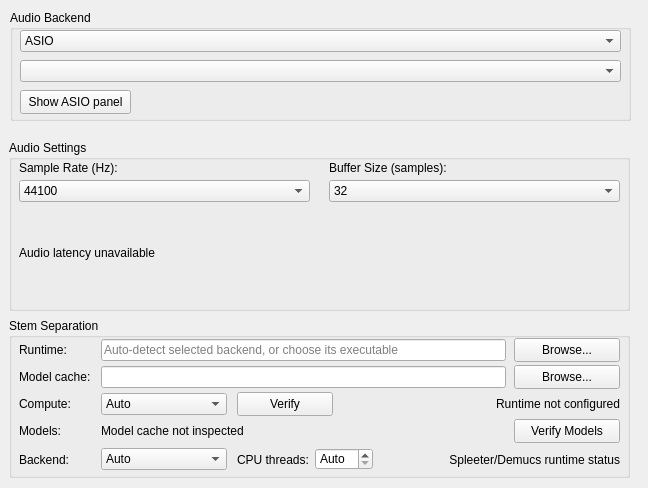
<?xml version="1.0" encoding="UTF-8"?>
<ui version="4.0">
 <class>AudioSettings</class>
 <widget class="QWidget" name="AudioSettings">
  <property name="geometry">
   <rect>
    <x>0</x>
    <y>0</y>
    <width>648</width>
    <height>488</height>
   </rect>
  </property>
  <property name="acceptDrops">
   <bool>true</bool>
  </property>
  <property name="windowTitle">
   <string>AudioSettings</string>
  </property>
  <widget class="QGroupBox" name="backendGroup">
   <property name="geometry">
    <rect>
     <x>10</x>
     <y>10</y>
     <width>621</width>
     <height>111</height>
    </rect>
   </property>
   <property name="title">
    <string>Audio Backend</string>
   </property>
   <widget class="QComboBox" name="deviceBackend">
    <property name="geometry">
     <rect>
      <x>10</x>
      <y>20</y>
      <width>601</width>
      <height>22</height>
     </rect>
    </property>
    <item>
     <property name="text">
      <string>ASIO</string>
     </property>
    </item>
    <item>
     <property name="text">
      <string>WASAPI</string>
     </property>
    </item>
   </widget>
   <widget class="QComboBox" name="device">
    <property name="geometry">
     <rect>
      <x>10</x>
      <y>50</y>
      <width>601</width>
      <height>22</height>
     </rect>
    </property>
   </widget>
   <widget class="QPushButton" name="showASIODevice">
    <property name="geometry">
     <rect>
      <x>10</x>
      <y>80</y>
      <width>111</width>
      <height>24</height>
     </rect>
    </property>
    <property name="text">
     <string>Show ASIO panel</string>
    </property>
   </widget>
  </widget>
  <widget class="QGroupBox" name="audioSettings">
   <property name="geometry">
    <rect>
     <x>9</x>
     <y>140</y>
     <width>621</width>
     <height>171</height>
    </rect>
   </property>
   <property name="title">
    <string>Audio Settings</string>
   </property>
   <widget class="QComboBox" name="sampleRate">
    <property name="geometry">
     <rect>
      <x>10</x>
      <y>40</y>
      <width>291</width>
      <height>22</height>
     </rect>
    </property>
    <item>
     <property name="text">
      <string>44100</string>
     </property>
    </item>
    <item>
     <property name="text">
      <string>48000</string>
     </property>
    </item>
    <item>
     <property name="text">
      <string>88200</string>
     </property>
    </item>
    <item>
     <property name="text">
      <string>96000</string>
     </property>
    </item>
    <item>
     <property name="text">
      <string>192000</string>
     </property>
    </item>
   </widget>
   <widget class="QLabel" name="sampleRateLabel">
    <property name="geometry">
     <rect>
      <x>10</x>
      <y>20</y>
      <width>101</width>
      <height>16</height>
     </rect>
    </property>
    <property name="text">
     <string>Sample Rate (Hz):</string>
    </property>
   </widget>
   <widget class="QComboBox" name="bufferSize">
    <property name="geometry">
     <rect><x>320</x><y>40</y><width>291</width><height>22</height></rect>
    </property>
    <item><property name="text"><string>32</string></property></item>
    <item><property name="text"><string>64</string></property></item>
    <item><property name="text"><string>128</string></property></item>
    <item><property name="text"><string>256</string></property></item>
    <item><property name="text"><string>512</string></property></item>
    <item><property name="text"><string>1024</string></property></item>
    <item><property name="text"><string>2048</string></property></item>
    <item><property name="text"><string>4096</string></property></item>
   </widget>
   <widget class="QLabel" name="bufferSizeLabel">
    <property name="geometry">
     <rect><x>320</x><y>20</y><width>151</width><height>16</height></rect>
    </property>
    <property name="text"><string>Buffer Size (samples):</string></property>
   </widget>
   <widget class="QLabel" name="latencyStatus">
    <property name="geometry">
     <rect><x>10</x><y>82</y><width>601</width><height>61</height></rect>
    </property>
    <property name="wordWrap"><bool>true</bool></property>
    <property name="text"><string>Audio latency unavailable</string></property>
   </widget>
  </widget>
  <widget class="QGroupBox" name="stemSeparationGroup">
   <property name="geometry">
     <rect><x>9</x><y>318</y><width>621</width><height>160</height></rect>
   </property>
    <property name="title"><string>Stem Separation</string></property>
   <widget class="QLabel" name="stemExecutableLabel">
    <property name="geometry"><rect><x>10</x><y>22</y><width>82</width><height>20</height></rect></property>
    <property name="text"><string>Runtime:</string></property>
   </widget>
   <widget class="QLineEdit" name="stemExecutable">
    <property name="geometry"><rect><x>92</x><y>21</y><width>405</width><height>22</height></rect></property>
     <property name="placeholderText"><string>Auto-detect selected backend, or choose its executable</string></property>
   </widget>
   <widget class="QPushButton" name="browseStemExecutable">
    <property name="geometry"><rect><x>505</x><y>20</y><width>106</width><height>24</height></rect></property>
    <property name="text"><string>Browse...</string></property>
   </widget>
   <widget class="QLabel" name="stemModelDirectoryLabel">
    <property name="geometry"><rect><x>10</x><y>49</y><width>82</width><height>20</height></rect></property>
    <property name="text"><string>Model cache:</string></property>
   </widget>
   <widget class="QLineEdit" name="stemModelDirectory">
    <property name="geometry"><rect><x>92</x><y>48</y><width>405</width><height>22</height></rect></property>
   </widget>
   <widget class="QPushButton" name="browseStemModelDirectory">
    <property name="geometry"><rect><x>505</x><y>47</y><width>106</width><height>24</height></rect></property>
    <property name="text"><string>Browse...</string></property>
   </widget>
   <widget class="QLabel" name="stemComputeLabel">
    <property name="geometry"><rect><x>10</x><y>76</y><width>82</width><height>20</height></rect></property>
    <property name="text"><string>Compute:</string></property>
   </widget>
   <widget class="QComboBox" name="stemCompute">
    <property name="geometry"><rect><x>92</x><y>75</y><width>126</width><height>22</height></rect></property>
    <item><property name="text"><string>Auto</string></property></item>
    <item><property name="text"><string>CPU</string></property></item>
    <item><property name="text"><string>GPU 0</string></property></item>
    <item><property name="text"><string>GPU 1</string></property></item>
   </widget>
   <widget class="QLabel" name="stemRuntimeStatus">
    <property name="geometry"><rect><x>334</x><y>75</y><width>277</width><height>22</height></rect></property>
    <property name="text"><string>Runtime not configured</string></property>
    <property name="alignment"><set>Qt::AlignmentFlag::AlignRight|Qt::AlignmentFlag::AlignVCenter</set></property>
   </widget>
   <widget class="QPushButton" name="verifyStemRuntime">
    <property name="geometry"><rect><x>228</x><y>74</y><width>96</width><height>24</height></rect></property>
    <property name="text"><string>Verify</string></property>
   </widget>
   <widget class="QLabel" name="stemModelStatusLabel">
    <property name="geometry"><rect><x>10</x><y>103</y><width>82</width><height>20</height></rect></property>
    <property name="text"><string>Models:</string></property>
   </widget>
   <widget class="QLabel" name="stemModelStatus">
    <property name="geometry"><rect><x>92</x><y>103</y><width>405</width><height>20</height></rect></property>
    <property name="text"><string>Model cache not inspected</string></property>
   </widget>
   <widget class="QPushButton" name="verifyStemModels">
    <property name="geometry"><rect><x>505</x><y>101</y><width>106</width><height>24</height></rect></property>
    <property name="text"><string>Verify Models</string></property>
   </widget>
   <widget class="QLabel" name="stemBackendLabel">
    <property name="geometry"><rect><x>10</x><y>132</y><width>82</width><height>20</height></rect></property>
    <property name="text"><string>Backend:</string></property>
   </widget>
    <widget class="QComboBox" name="stemBackend">
     <property name="geometry"><rect><x>92</x><y>130</y><width>126</width><height>22</height></rect></property>
    <item><property name="text"><string>Auto</string></property></item>
    <item><property name="text"><string>Spleeter</string></property></item>
     <item><property name="text"><string>Demucs</string></property></item>
    </widget>
    <widget class="QLabel" name="stemCpuThreadsLabel">
     <property name="geometry"><rect><x>228</x><y>132</y><width>78</width><height>20</height></rect></property>
     <property name="text"><string>CPU threads:</string></property>
    </widget>
    <widget class="QSpinBox" name="stemCpuThreads">
     <property name="geometry"><rect><x>306</x><y>130</y><width>58</width><height>22</height></rect></property>
     <property name="specialValueText"><string>Auto</string></property>
     <property name="minimum"><number>0</number></property>
     <property name="maximum"><number>256</number></property>
     <property name="toolTip"><string>0 leaves two logical cores available for the DAW UI/audio engine.</string></property>
    </widget>
    <widget class="QLabel" name="stemBackendStatus">
     <property name="geometry"><rect><x>374</x><y>132</y><width>237</width><height>20</height></rect></property>
    <property name="text"><string>Spleeter/Demucs runtime status</string></property>
    <property name="alignment"><set>Qt::AlignmentFlag::AlignRight|Qt::AlignmentFlag::AlignVCenter</set></property>
   </widget>
  </widget>
 </widget>
 <resources/>
 <connections/>
</ui>
